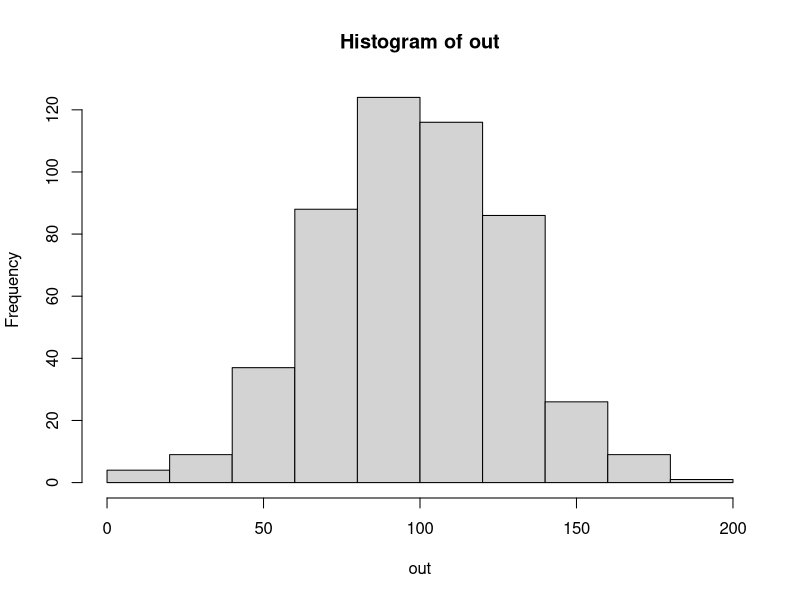

R code for this plot:
### This is a document describing vectors in R
### 22-Jan-2026
### G. Phillips

###-----------------------------------------------------------------------
### Start of script

x<- 5
print(x)

plant_height <- 3 #snake case
plantHeight <- 4 # camel case
plant.height <-2 # thats not preferred

### . is not a defined character so could be used for temp variable


### 1D atomic vec:
z<- c(3.2,5,5,6)
print(z)
typeof(z)

z<- c(c(3.2,3),c(3,5))
print(z)
is.character(z)

###character strings
t <- "perch"
print(t)

t<- c("perch","bass","trout")
print(t)
t[1]

t<- c("This is a 'character' string","a second")
t[2]

typeof(t)
is.numeric(t)

###Logical/ Boolean
z<- c(TRUE, FALSE, TRUE)
print(z)

is.logical(z)

mean(z)

### vector properties
z<- c(1.1,1.2,3,4.4)
typeof(z)
is.numeric(z)
t<- as.character(z) # as. coerces variabel
print(t)

t<- c(1,2,"3",4)

length(t)


### random number generator
z<- runif(5)
names(z)
print(z)

names(z) <-c("A","B","C","D","E")
names(z) <- NULL #### resets names to nothing

###special data types
z<- c(3.2,3,3,NA)
print(z)
typeof(z)
length(z)
typeof(z[3])
typeof(z[4])

sum(z, na.rm=T)

z<- 0/0
z
z<-1/0

### vectorization
z<- c(10,20,30, 40)
z *2
z /3

y<- c(1,2,3)
z+y

### recycling 
x<- c(1,2)
z+x


##### Atomic vec pt II

z<- vector(mode = "numeric", length=0)
print (z)
### dynamic creation (Dont in R, do in Python)
z<- c(z,5)
print (z)

#### predefined length
z<- rep(0,100)
print (z)
length (z)

### empty vector
z<- rep(NA, 100)
print (z)

typeof(z)

z[1]<- "Vermont"
head(z)
typeof(z)

my_vector <- runif(100)
my_names <-paste("Species", seq(1:length(my_vector)),sep="") #length=100
print (my_names)

names(my_vector) <- my_names
head(my_vector)
str(my_vector)

### Using the rep function
rep(0.5, 6)
rep(x=0.5, times= 6)
my_vec <- c(1,2,3)


### repeat a vector
rep(x=my_vec, times=2, each=2)

### seq vectors
seq(from= 2, to= 4)
2:4 # okay shorthand

x<- seq(from= 2, to= 4, length= 7) ### evenly spaced with final length of 7

my_vec <- 1:length (x) ### common in other languages, slow in R
my_vec

### Better in R
seq_along(my_vec)

### generating random vectors
runif(5) #gives us 5 values from 0-1

###The params
set.seed(123) ### takes any number and gives you the same progression
runif(n=1, min=0, max=1)

### normal distribution
out<- rnorm(n=500, mean =100, sd=30)
hist(out)

### random sampling

long_vec<- seq_len(10)
sample(x= long_vec, size=100, replace= T)

### weighted sampling from a vec
weights<- c(rep(20,5),rep(100,5))
weights

sample(x=long_vec, replace=T, prob=weights)

### subsetting vectors
z<- c(3.1, 9.2, 1.3, 0.4,7.5)
print(z)

z[-c(2,3)] #using vecs to slice
z[z<3] # using logical

# <   less than
# >   greater than
# <=  less than or equal to
# >=  greater than or equal to
# ==  equal to

#logical vectors
# ! not
# & and (vector)
# | or (vector)
# xor(x,y)

x<- 1:5
y<- c(1:3, 7,7)

x==2 # equals
x !=2 #not equals
x ==5 & y==7 ### using and
x==1 | y== 7 ## or
x==3 | y==3

### missing values
set.seed(90)
z<- runif(10)
z
z<0.5
z[z< 0.5]

z[which(z<0.5)]

zd<- c(z,NA, NA)

zd[zd< 0.5]

#### dropping NA with which to index
zd[which(zd< 0.5)]
